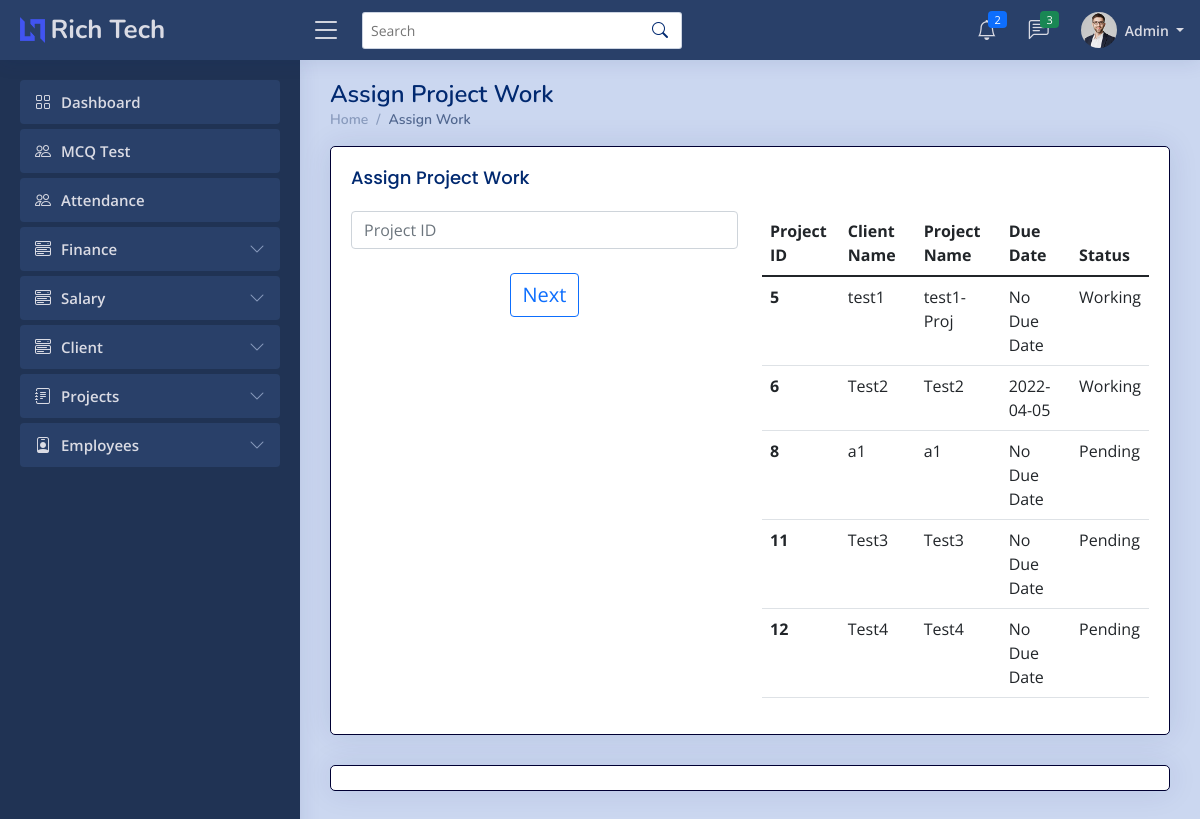
The app's page /admin/assign.php (signed in), older data.
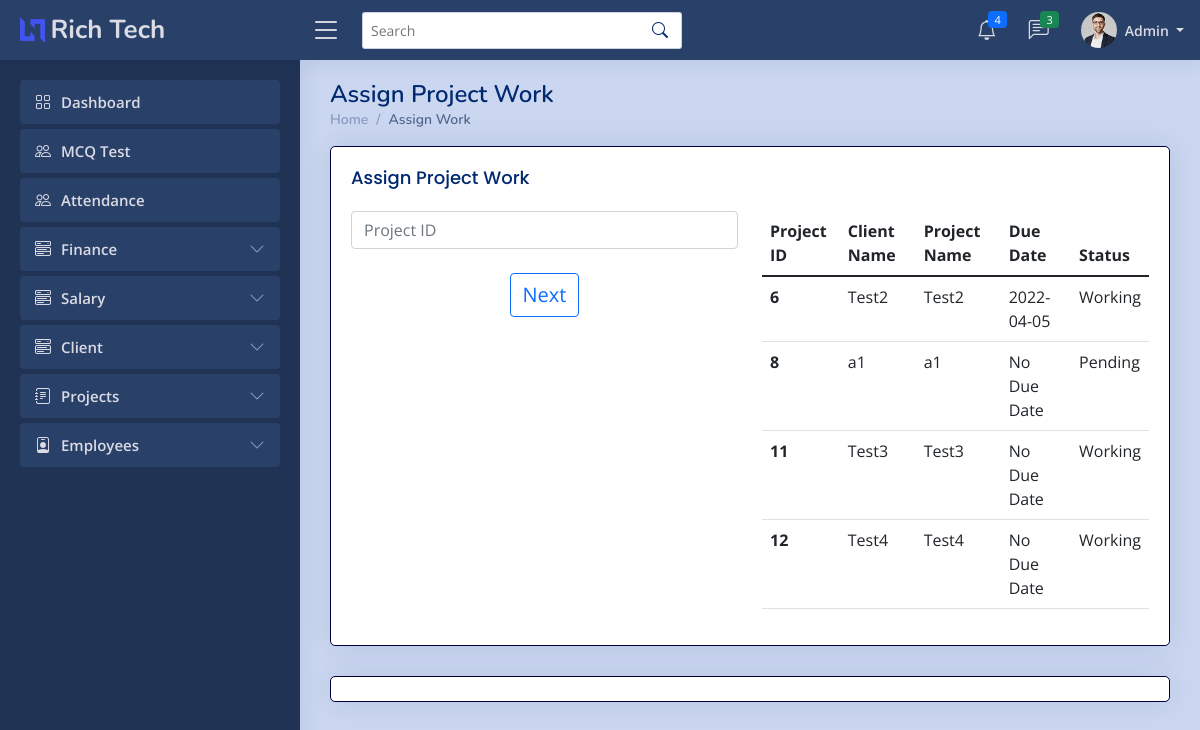
The same page, newer data.
### tables this page shows
CREATE TABLE `clientt` (
  `Id` int(7) NOT NULL,
  `cname` varchar(255) NOT NULL,
  `pname` varchar(255) NOT NULL,
  `mobile` varchar(255) NOT NULL,
  `email` varchar(255) NOT NULL,
  `aaddress` varchar(10000) NOT NULL,
  `pdate` date NOT NULL,
  `ddate` date NOT NULL,
  `descrip` longtext NOT NULL,
  `pstatus` varchar(20) NOT NULL,
  `cdate` date DEFAULT NULL,
  `charges` int(7) NOT NULL,
  `received` date DEFAULT NULL
);

### admin/assign.php (the view, shortened to what this page needs)
<?php
    if ($_SESSION['erole']=="admin"){
?>
<!DOCTYPE html>
<html lang="en">
<head>
  <link href="../assets/vendor/bootstrap/css/bootstrap.min.css" rel="stylesheet">
  <link rel="stylesheet" href="../assets/vendor/bootstrap-icons/bootstrap-icons.css?v=<?php echo time(); ?>">
  <link href="../assets/vendor/boxicons/css/boxicons.min.css" rel="stylesheet">
  <link href="../assets/vendor/quill/quill.snow.css" rel="stylesheet">
  <link href="../assets/vendor/quill/quill.bubble.css" rel="stylesheet">
  <link href="../assets/vendor/remixicon/remixicon.css" rel="stylesheet">
  <link href="../assets/vendor/simple-datatables/style.css" rel="stylesheet">
  <link rel="stylesheet" href="../assets/css/style.css?v=<?php echo time(); ?>">
</head>
<body>
  <?php include 'imports/nav-admin.php'; ?>
  <main id="main" class="main">
    <div class="pagetitle">
      <h1>Assign Project Work</h1>
      <nav>
        <ol class="breadcrumb">
          <li class="breadcrumb-item"><a href="index.php">Home</a></li>
          <li class="breadcrumb-item active">Assign Work</li>
        </ol>
      </nav>
    </div>
    <section class="section add_cli">
      <div class="card">
        <div class="card-body">
            <h5 class="card-title">Assign Project Work</h5>
            <div class="row">
            <div class="col-md-6">
                <form action="" method="post">
                    <center>
                        <input type="text" class="form-control" name="pid" id="" placeholder="Project ID"><br>
                        <input type="submit" name="psubmit" style="font-size:20px" class="btn btn-outline-primary" value="Next">
                    </center>
                </form>
            </div>
            <div class="col-md-6">
                <?php
                    include '../imports/config.php';
                    $conn=mysqli_connect($server_name,$username,$password,$database_name);
                    $sql_query = "SELECT * from clientt where pstatus='Pending' or pstatus='Working'";
                    $records = mysqli_query($conn, $sql_query);
                    echo '<div class="table-responsive">';
                    echo '<table class="table table-hover"">';
                        echo '<thead class="thead-dark">';
                            echo '<tr>';
                            echo '<th scope="col">Project ID</th>';
                            echo '<th scope="col">Client Name</th>';
                            echo '<th scope="col">Project Name</th>';
                            echo '<th scope="col">Due Date</th>';
                            echo '<th scope="col">Status</th>';
                            echo '</tr>';
                        echo '</thead>';
                        echo '<tbody>';
                        while($data = mysqli_fetch_array($records)){
                            $n=$data['Id'];
                            $cname=$data['cname'];
                            $pname=$data['pname'];
                            $ddate=$data['ddate'];
                            $status=$data['pstatus'];
                            if($ddate=="0000-00-00"){
                                $ddate="No Due Date";
                            }
                            echo '<tr>
                                <th scope="row">'.$n.'</th>
                                <td>'.$cname.'</td>
                                <td>'.$pname.'</td>
                                <td>'.$ddate.'</td>
                                <td>'.$status.'</td>
                                </tr>';
                        }
                        echo '</tbody>
                        </table>';
                        echo '</div>';
                ?>
            </div>
            </div>
        </div>
        </div>
        <div class="card jumbotron container">
            <br>
        </div>
    </section>
  </main>
</body>
</html>
<?php
        }
        else{
            ob_start();
            header('Location: '.'../index.php');
            ob_end_flush();
            die();
        }
    ?>

### admin/imports/nav-admin.php (shortened to what this page needs)
<header id="header" class="header fixed-top d-flex align-items-center">
  <div class="d-flex align-items-center justify-content-between">
    <a href="index.php" class="logo d-flex align-items-center">
      <img src="../assets/img/logo.png" alt="">
      <span class="d-none d-lg-block">Rich Tech</span>
    </a>
    <i class="bi bi-list toggle-sidebar-btn"></i>
  </div>
  <div class="search-bar">
    <form class="search-form d-flex align-items-center" method="POST" action="#">
      <input type="text" name="query" placeholder="Search" title="Enter search keyword">
      <button type="submit" title="Search"><i class="bi bi-search"></i></button>
    </form>
  </div>
  <nav class="header-nav ms-auto">
    <ul class="d-flex align-items-center">
      <li class="nav-item dropdown">
        <a class="nav-link nav-icon" href="#" data-bs-toggle="dropdown">
          <i class="bi bi-bell"></i>
          <span class="badge bg-primary badge-number">
            <?php
              include '../imports/config.php';
              $sql_query = "SELECT * FROM notift WHERE euid='admin' ORDER BY id DESC LIMIT 4;";
              $result = mysqli_query($conn,$sql_query);
              $count = mysqli_num_rows($result);
              echo $count;
            ?>
          </span>
        </a>
      </li>
      <li class="nav-item dropdown">
        <a class="nav-link nav-icon" href="#" data-bs-toggle="dropdown">
          <i class="bi bi-chat-left-text"></i>
          <span class="badge bg-success badge-number">3</span>
        </a>
      </li>
      <li class="nav-item dropdown pe-3">
        <a class="nav-link nav-profile d-flex align-items-center pe-0" href="#" data-bs-toggle="dropdown">
          <img src="../assets/img/profile-img.jpg" alt="Profile" class="rounded-circle">
          <span class="d-none d-md-block dropdown-toggle ps-2"> Admin </span>
        </a>
      </li>
    </ul>
  </nav>
</header>
<aside id="sidebar" class="sidebar">
  <ul class="sidebar-nav" id="sidebar-nav">
    <li class="nav-item">
      <a class="nav-link " href="index.php">
        <i class="bi bi-grid"></i>
        <span>Dashboard</span>
      </a>
    </li>
    <li class="nav-item">
      <a class="nav-link " href="../MCQ/dashboard.php">
        <i class="bi bi-people"></i>
        <span>MCQ Test</span>
      </a>
    </li>
          <li class="nav-item">
      <a class="nav-link " href="attendance.php">
        <i class="bi bi-people"></i>
        <span>Attendance</span>
      </a>
    </li>
    <li class="nav-item">
      <a class="nav-link collapsed" data-bs-target="#finance-nav" data-bs-toggle="collapse" href="#">
        <i class="bi bi-menu-button-wide"></i><span>Finance</span><i class="bi bi-chevron-down ms-auto"></i>
      </a>
    </li>
    <li class="nav-item">
      <a class="nav-link collapsed" data-bs-target="#salary-nav" data-bs-toggle="collapse" href="#">
        <i class="bi bi-menu-button-wide"></i><span>Salary</span><i class="bi bi-chevron-down ms-auto"></i>
      </a>
    </li>
    <li class="nav-item">
      <a class="nav-link collapsed" data-bs-target="#client-nav" data-bs-toggle="collapse" href="#">
        <i class="bi bi-menu-button-wide"></i><span>Client</span><i class="bi bi-chevron-down ms-auto"></i>
      </a>
    </li>
    <li class="nav-item">
      <a class="nav-link collapsed" data-bs-target="#projects-nav" data-bs-toggle="collapse" href="#">
        <i class="bi bi-journal-text"></i><span>Projects</span><i class="bi bi-chevron-down ms-auto"></i>
      </a>
    </li>
    <li class="nav-item">
      <a class="nav-link collapsed" data-bs-target="#employees-nav" data-bs-toggle="collapse" href="#">
        <i class="bi bi-person-badge"></i><span>Employees</span><i class="bi bi-chevron-down ms-auto"></i>
      </a>
    </li>
  </ul>
</aside>

### assets/css/style.css (style rules this page uses)
:root { scroll-behavior: smooth; }
body { font-family: "Open Sans", sans-serif; background: #cbd7f0; color: #444444; }
a { color: #4154f1; text-decoration: none; }
h1, h2, h3, h4, h5, h6 { font-family: "Nunito", sans-serif; }
#main { margin-top: 60px; padding: 20px 30px; transition: all 0.3s; }
.pagetitle { margin-bottom: 10px; }
.pagetitle h1 { font-size: 24px; margin-bottom: 0; font-weight: 600; color: #012970; }
.card { margin-bottom: 30px; border-width: 1px; border-color: #000033; border-radius: 5px; box-shadow: 0px 0 30px rgba(1, 41, 112, 0.1); }
.card-title { padding: 20px 0 15px 0; font-size: 18px; font-weight: 500; color: #012970; font-family: "Poppins", sans-serif; }
.card-body { padding: 0 20px 20px 20px; }
.breadcrumb { font-size: 14px; font-family: "Nunito", sans-serif; color: #899bbd; font-weight: 600; }
.breadcrumb a { color: #899bbd; transition: 0.3s; }
.breadcrumb .breadcrumb-item::before { color: #899bbd; }
.breadcrumb .active { color: #51678f; font-weight: 600; }
.logo { line-height: 1; }
@media (min-width: 1200px) { .logo { width: 280px; } }
.logo img { max-height: 26px; margin-right: 6px; }
.logo span { font-size: 26px; font-weight: 700; color: #dadbe4; font-family: "Nunito", sans-serif; }
.header { transition: all 0.5s; z-index: 997; height: 60px; box-shadow: 0px 2px 20px rgba(1, 41, 112, 0.1); background-color: #294069; padding-left: 20px; }
.header .toggle-sidebar-btn { font-size: 32px; padding-left: 10px; cursor: pointer; color: #012970; }
.header .search-bar { min-width: 360px; padding: 0 20px; }
.header .search-form { width: 100%; }
.header .search-form input { border: 0; font-size: 14px; color: #012970; border: 1px solid rgba(1, 41, 112, 0.2); padding: 7px 38px 7px 8px; border-radius: 3px; transition: 0.3s; width: 100%; }
.header .search-form button { border: 0; padding: 0; margin-left: -30px; background: none; }
.header .search-form button i { color: #012970; }
.header-nav ul { list-style: none; }
.header-nav > ul { margin: 0; padding: 0; }
.header-nav .nav-icon { font-size: 20px; color: #012970; }
.header-nav .nav-profile { color: #dadbe4; }
.header-nav .nav-profile img { max-height: 36px; }
.header-nav .nav-profile span { font-size: 14px; font-weight: 600; }
.header-nav .badge-number { position: absolute; inset: 4px 6px auto auto; font-weight: normal; font-size: 11px; padding: 3px 6px; }
.sidebar { position: fixed; top: 60px; left: 0; bottom: 0; width: 300px; z-index: 996; transition: all 0.3s; padding: 20px; overflow-y: auto; scrollbar-width: thin; scrollbar-color: #aab7cf transparent; box-shadow: 0px 0px 20px rgba(1, 41, 112, 0.1); background-color: #203354; }
@media (min-width: 1200px) { #main, #footer { margin-left: 300px; } }
.sidebar-nav { padding: 0; margin: 0; list-style: none; }
.sidebar-nav li { padding: 0; margin: 0; list-style: none; }
.sidebar-nav .nav-item { margin-bottom: 5px; }
.sidebar-nav .nav-link { display: flex; align-items: center; font-size: 15px; font-weight: 600; color: #dadbe4; transition: 0.3; background: #294069; padding: 10px 15px; border-radius: 4px; }
.sidebar-nav .nav-link i { font-size: 16px; margin-right: 10px; color: #4154f1; }
.sidebar-nav .nav-link.collapsed { color: #dadbe4; background: #294069; }
.sidebar-nav .nav-link.collapsed i { color: #899bbd; }
.sidebar-nav .nav-link .bi-chevron-down { margin-right: 0; transition: transform 0.2s ease-in-out; }

Row changes from the older to the newer data that the page shows:
no longer on this page (row edited): clientt: Id "5", cname "test1", pname "test1-Proj", ddate "No Due Date", pstatus "Working"
changed clientt "Test3": pstatus "Pending" → "Working"
changed clientt "Test4": pstatus "Pending" → "Working"
Text that changed along with them:
$count: "2" → "4"
